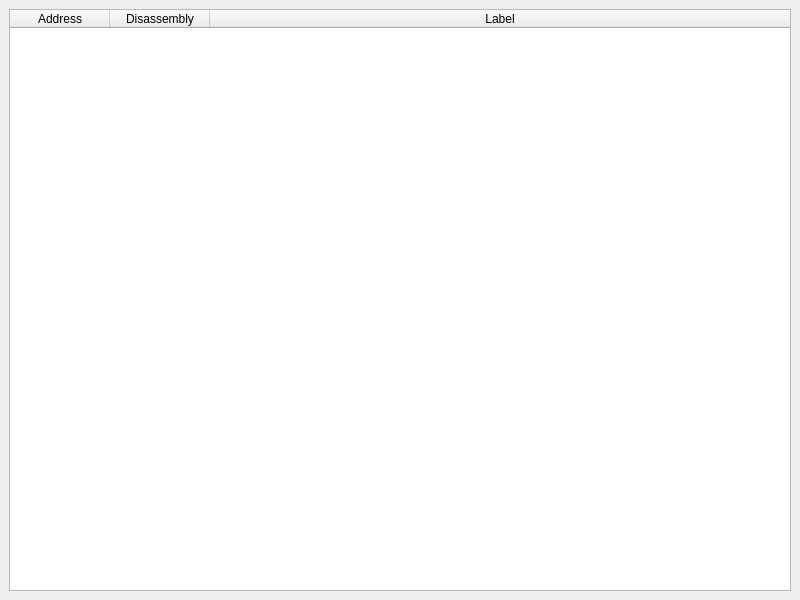
<?xml version="1.0" encoding="UTF-8"?>
<ui version="4.0">
 <class>PluginLabelWindow</class>
 <widget class="QMainWindow" name="PluginLabelWindow">
  <property name="geometry">
   <rect>
    <x>0</x>
    <y>0</y>
    <width>800</width>
    <height>600</height>
   </rect>
  </property>
  <property name="windowTitle">
   <string>QtPlugin</string>
  </property>
  <property name="windowIcon">
   <iconset resource="resource.qrc">
    <normaloff>:/icons/images/labels.png</normaloff>:/icons/images/labels.png</iconset>
  </property>
  <widget class="QWidget" name="centralwidget">
   <layout class="QVBoxLayout" name="verticalLayout">
    <item>
     <widget class="QTableWidget" name="tableWidget">
      <property name="editTriggers">
       <set>QAbstractItemView::NoEditTriggers</set>
      </property>
      <property name="selectionMode">
       <enum>QAbstractItemView::SingleSelection</enum>
      </property>
      <property name="selectionBehavior">
       <enum>QAbstractItemView::SelectRows</enum>
      </property>
      <property name="sortingEnabled">
       <bool>true</bool>
      </property>
      <property name="wordWrap">
       <bool>false</bool>
      </property>
      <attribute name="horizontalHeaderStretchLastSection">
       <bool>true</bool>
      </attribute>
      <attribute name="verticalHeaderStretchLastSection">
       <bool>false</bool>
      </attribute>
      <column>
       <property name="text">
        <string>Address</string>
       </property>
      </column>
      <column>
       <property name="text">
        <string>Disassembly</string>
       </property>
      </column>
      <column>
       <property name="text">
        <string>Label</string>
       </property>
      </column>
     </widget>
    </item>
   </layout>
  </widget>
  <action name="actionClearText">
   <property name="text">
    <string>&amp;Clear Text</string>
   </property>
   <property name="toolTip">
    <string>Clear Text</string>
   </property>
  </action>
 </widget>
 <resources>
  <include location="resource.qrc"/>
 </resources>
 <connections/>
</ui>
